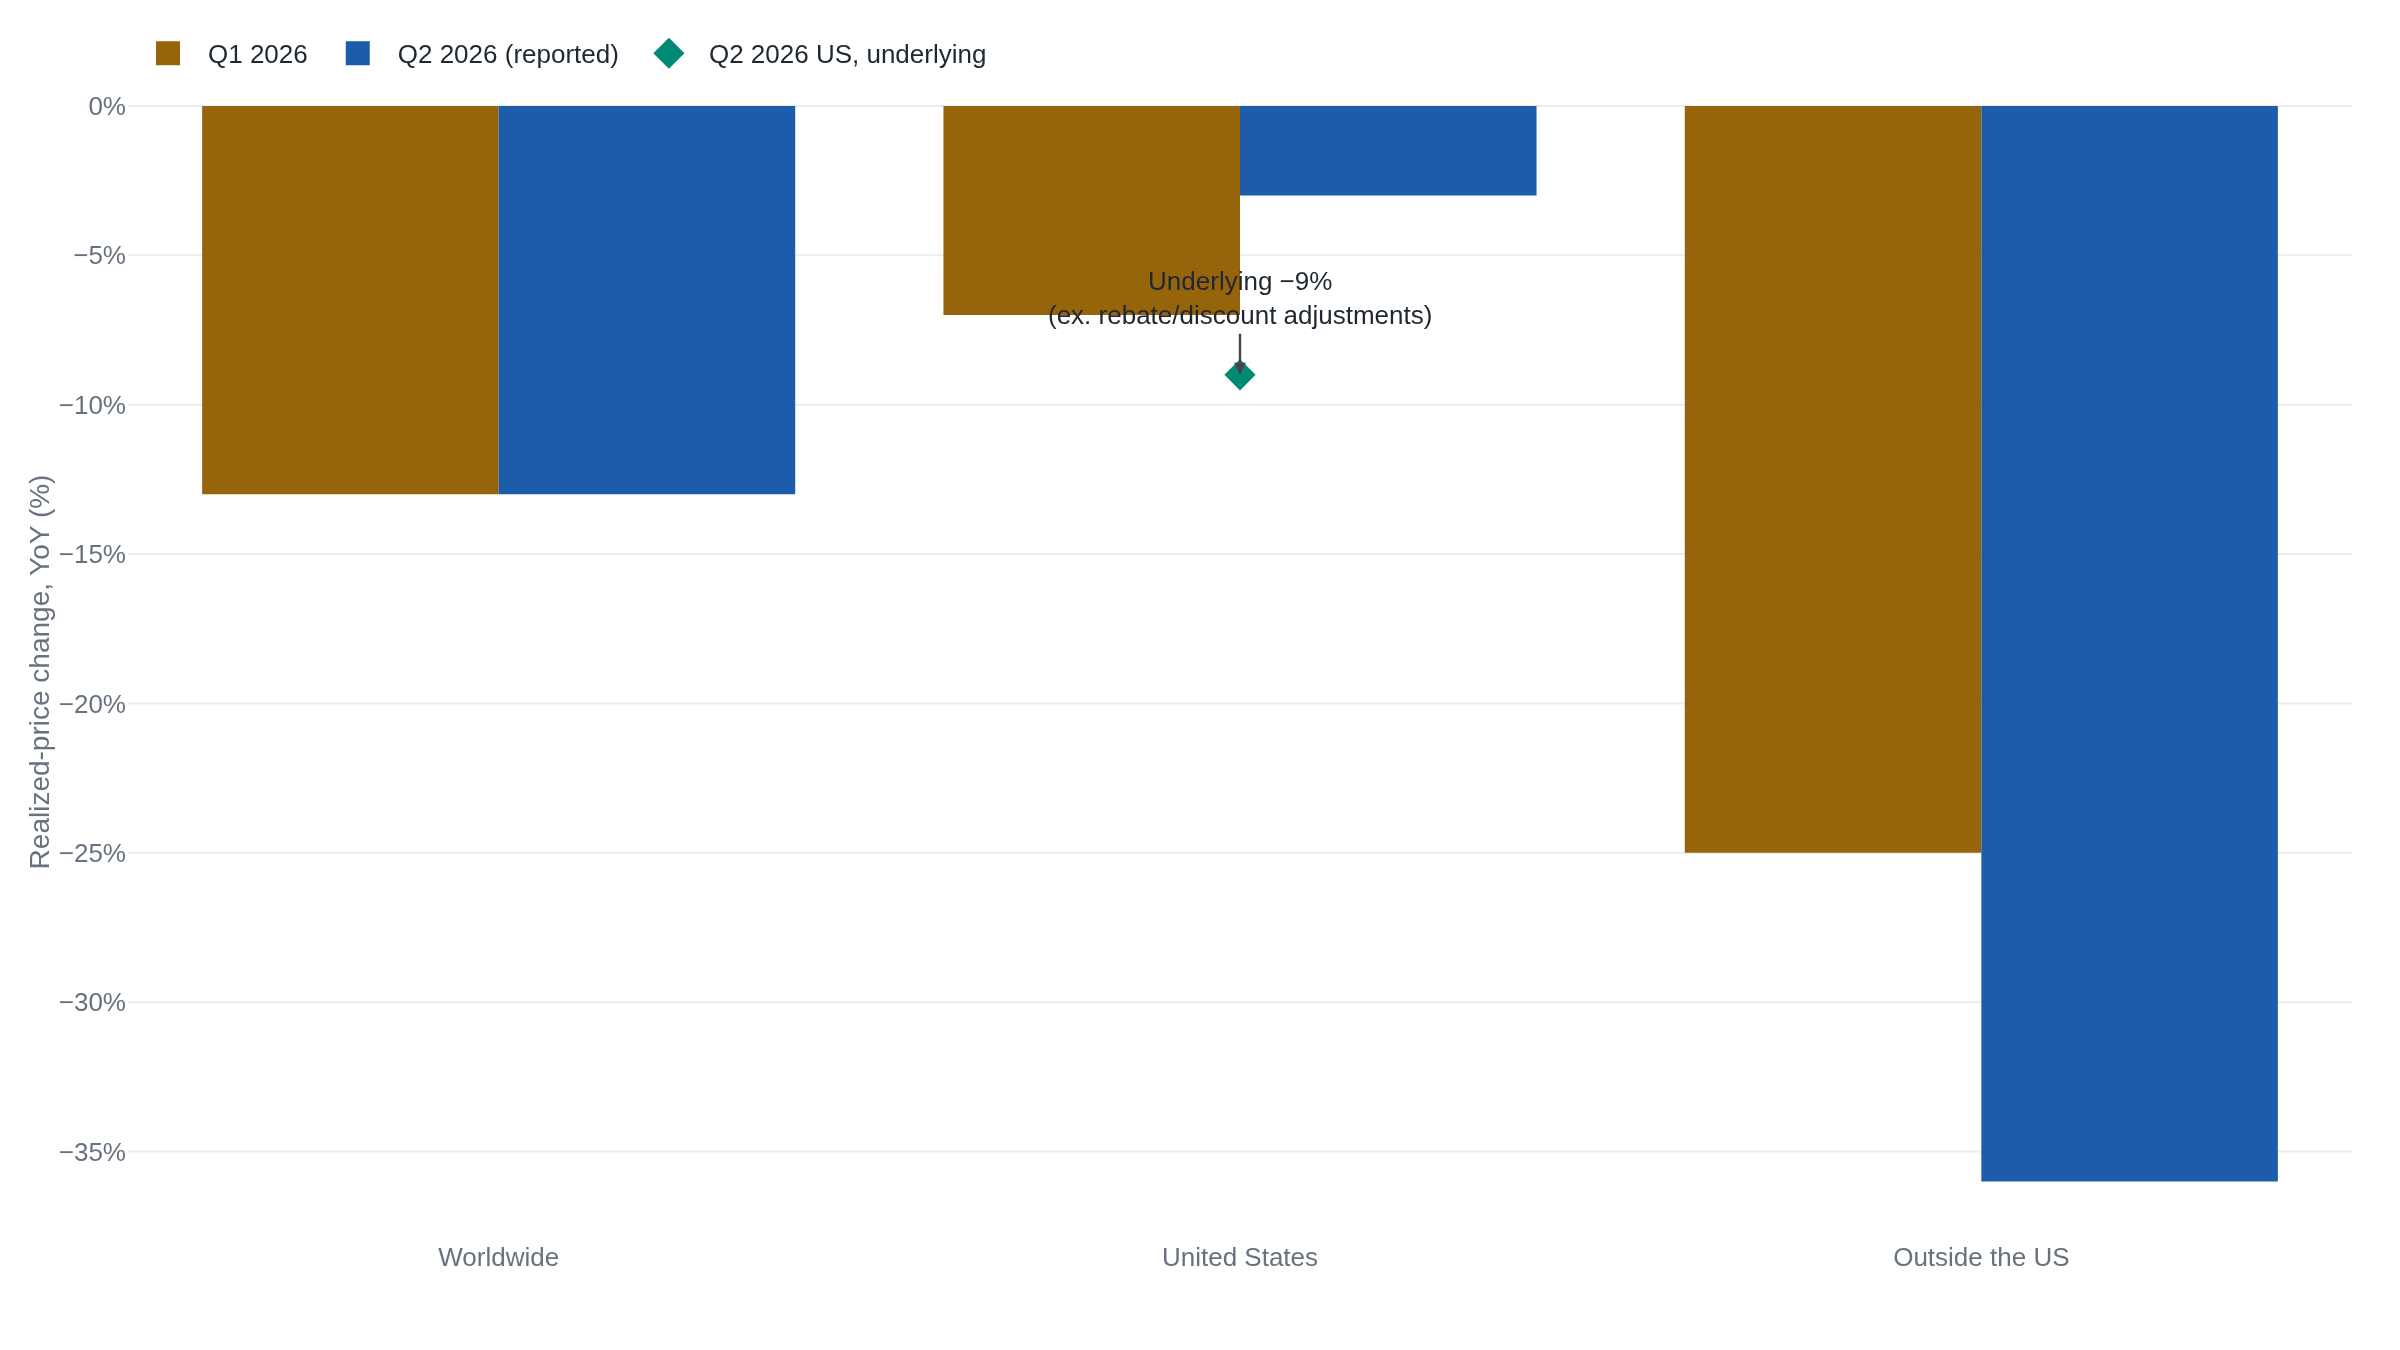

Generate this figure with Python:
import plotly.graph_objects as go

# Realized-price change (year over year, %) by geography, Q1 2026 and Q2 2026.
# Source: Lilly Q1 2026 earnings release (worldwide -13%, US -7%, ex-US -25%)
# and Q2 2026 earnings release (worldwide -13%, US -3% reported, ex-US -36%).
# The Q2 US figure is flattered by favorable rebate/discount estimate
# adjustments; excluding them, Lilly says US price fell ~9% (CFO confirmed).
geographies = ["Worldwide", "United States", "Outside the US"]
q1 = [-13, -7, -25]
q2_reported = [-13, -3, -36]

fig = go.Figure()
fig.add_trace(go.Bar(name="Q1 2026", x=geographies, y=q1))
fig.add_trace(go.Bar(name="Q2 2026 (reported)", x=geographies, y=q2_reported))

# The US Q2 reported -3% understates the underlying decline; mark the ~-9%.
fig.add_annotation(
    x="United States",
    y=-9,
    ax=0,
    ay=-38,
    text="Underlying −9%<br>(ex. rebate/discount adjustments)",
    showarrow=True,
    arrowhead=2,
    arrowsize=1,
    arrowwidth=1.2,
    font=dict(size=13),
    align="center",
)
fig.add_trace(
    go.Scatter(
        name="Q2 2026 US, underlying",
        x=["United States"],
        y=[-9],
        mode="markers",
        marker=dict(symbol="diamond", size=12),
    )
)

fig.update_layout(
    barmode="group",
    yaxis_title="Realized-price change, YoY (%)",
    xaxis_title=None,
    legend=dict(orientation="h", yanchor="bottom", y=1.02, x=0),
)
fig.update_yaxes(zeroline=True, ticksuffix="%")
